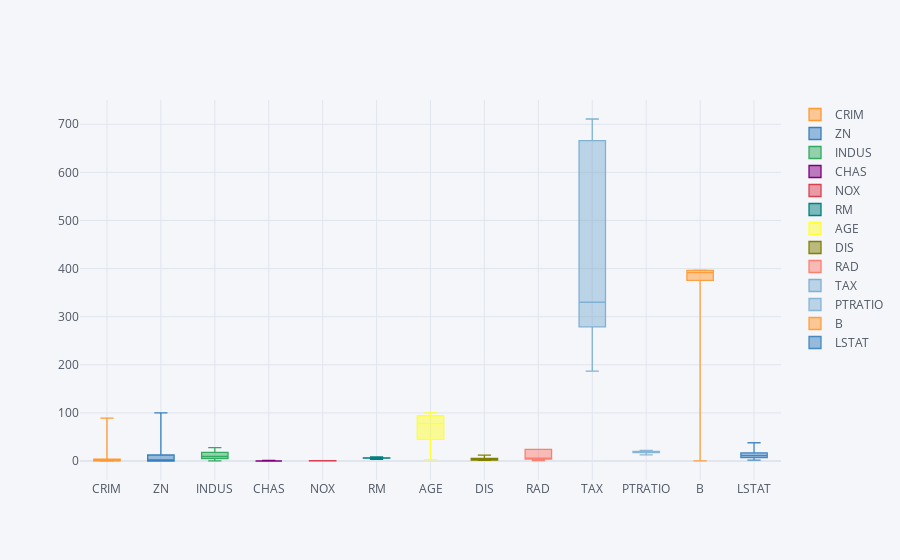

Source (notebook cell):
### Code cell
import cufflinks as cf
fig = df.iplot(asFigure=True, kind="box")
fig.show()

### Figure 1 — Plotly figure (JSON) as saved in the notebook; plotly's stock layout.template omitted (floating-point values rounded to 4 significant figures; data arrays with more than 128 entries replaced by an {"elided": "..."} marker saying what was removed)
{"data": [{"boxpoints": false, "line": {"width": 1.3}, "marker": {"color": "rgba(255, 153, 51, 1.0)"}, "name": "CRIM", "orientation": "v", "type": "box", "y": {"elided": "506 float values"}}, {"boxpoints": false, "line": {"width": 1.3}, "marker": {"color": "rgba(55, 128, 191, 1.0)"}, "name": "ZN", "orientation": "v", "type": "box", "y": {"elided": "506 float values"}}, {"boxpoints": false, "line": {"width": 1.3}, "marker": {"color": "rgba(50, 171, 96, 1.0)"}, "name": "INDUS", "orientation": "v", "type": "box", "y": {"elided": "506 float values"}}, {"boxpoints": false, "line": {"width": 1.3}, "marker": {"color": "rgba(128, 0, 128, 1.0)"}, "name": "CHAS", "orientation": "v", "type": "box", "y": {"elided": "506 int values"}}, {"boxpoints": false, "line": {"width": 1.3}, "marker": {"color": "rgba(219, 64, 82, 1.0)"}, "name": "NOX", "orientation": "v", "type": "box", "y": {"elided": "506 float values"}}, {"boxpoints": false, "line": {"width": 1.3}, "marker": {"color": "rgba(0, 128, 128, 1.0)"}, "name": "RM", "orientation": "v", "type": "box", "y": {"elided": "506 float values"}}, {"boxpoints": false, "line": {"width": 1.3}, "marker": {"color": "rgba(255, 255, 51, 1.0)"}, "name": "AGE", "orientation": "v", "type": "box", "y": {"elided": "506 float values"}}, {"boxpoints": false, "line": {"width": 1.3}, "marker": {"color": "rgba(128, 128, 0, 1.0)"}, "name": "DIS", "orientation": "v", "type": "box", "y": {"elided": "506 float values"}}, {"boxpoints": false, "line": {"width": 1.3}, "marker": {"color": "rgba(251, 128, 114, 1.0)"}, "name": "RAD", "orientation": "v", "type": "box", "y": {"elided": "506 int values"}}, {"boxpoints": false, "line": {"width": 1.3}, "marker": {"color": "rgba(128, 177, 211, 1.0)"}, "name": "TAX", "orientation": "v", "type": "box", "y": {"elided": "506 int values"}}, {"boxpoints": false, "line": {"width": 1.3}, "marker": {"color": "rgba(128, 177, 211, 0.8999999999999999)"}, "name": "PTRATIO", "orientation": "v", "type": "box", "y": {"elided": "506 float values"}}, {"boxpoints": false, "line": {"width": 1.3}, "marker": {"color": "rgba(255, 153, 51, 0.8999999999999999)"}, "name": "B", "orientation": "v", "type": "box", "y": {"elided": "506 float values"}}, {"boxpoints": false, "line": {"width": 1.3}, "marker": {"color": "rgba(55, 128, 191, 0.8999999999999999)"}, "name": "LSTAT", "orientation": "v", "type": "box", "y": {"elided": "506 float values"}}], "layout": {"legend": {"bgcolor": "#F5F6F9", "font": {"color": "#4D5663"}}, "paper_bgcolor": "#F5F6F9", "plot_bgcolor": "#F5F6F9", "title": {"font": {"color": "#4D5663"}}, "xaxis": {"gridcolor": "#E1E5ED", "showgrid": true, "tickfont": {"color": "#4D5663"}, "title": {"font": {"color": "#4D5663"}, "text": ""}, "zerolinecolor": "#E1E5ED"}, "yaxis": {"gridcolor": "#E1E5ED", "showgrid": true, "tickfont": {"color": "#4D5663"}, "title": {"font": {"color": "#4D5663"}, "text": ""}, "zerolinecolor": "#E1E5ED"}}}
